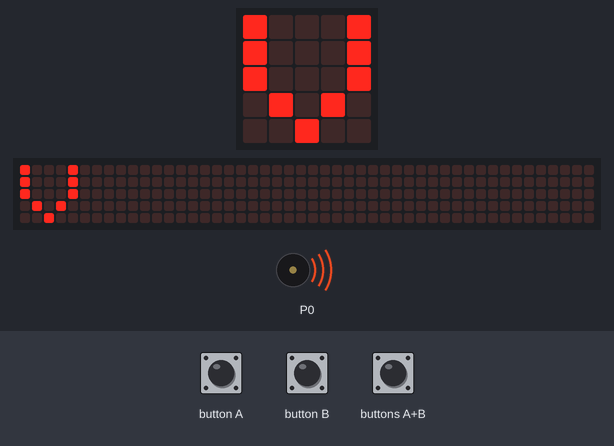
Bench run of a program on a simulated BBC micro:bit running MicroPython. On the bench: the board's 5×5 LED display, a strip that is not on the board, showing the scrolling text unrolled, buzzer (waves = sounding). The test bench sets the inputs (shaded band). Random numbers come from a fixed seed; no radio messages arrive unless stated (any console line starting 'radio sent:' is added by the test bench); the 48×5 strip is a reading aid, not a part: it shows the text the display is scrolling, unrolled, one strip-width of it at a time; what the program prints to the serial console is not drawn.

Above: at 2.34 s.
2.7 s: buttons A+B pressed for 0.15 s
At 3.6 s:
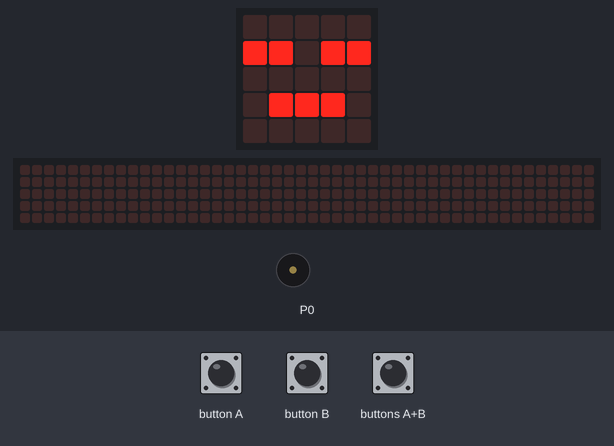
4.3 s: buttons A+B pressed for 1 s
At 4.7 s:
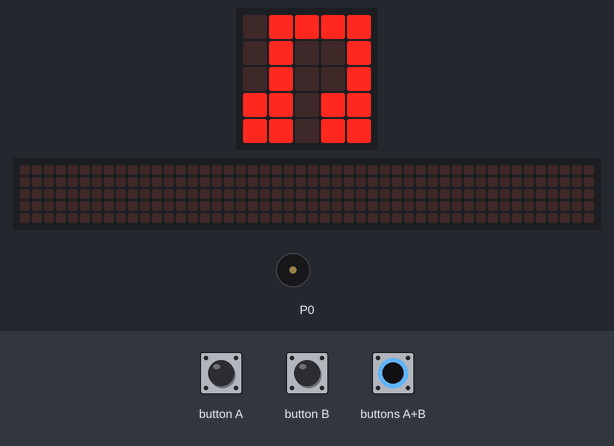
5.9 s: buttons A+B pressed for 3.2 s
At 6.7 s:
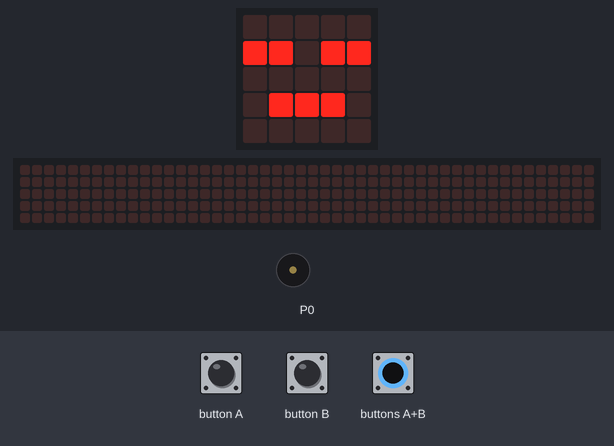
Timing chart, 0 to 22.3 s (numbered marks = the images above; inputs shaded):
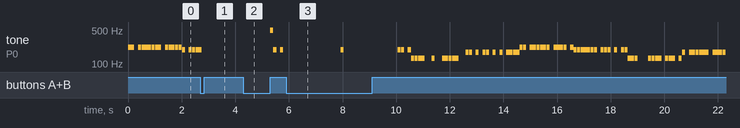

The program:

choirmaster.py
```python
from microbit import *
import music
import radio
import random
import microbit

#TODO: don't use the default radio channel, group...

#TODO: remember and repeat the randomly generated ostinato
#TODO: R + 10th is nice
#TODO: 3 + 5 is nice (rootless)
#TODO: persist a programmed chord progression
chordIndex = 'I #Idim ii II iii III IV iv #IVdim V v #Vdim vi VI vii'.split(' ')

chords = {
    'I': ["C3", "E4", "G4", "B4"],
    '#Idim': ["C#3", "E4", "G4", "Bb4"],
    'ii': ["D3", "F4", "A4", "C5"],
    'II': ["D3", "F#4", "A4", "C5"],
    'iii': ["E3", "G4", "B4", "D5"],
    'III': ["E3", "G#4", "B4", "D5"],
    'IV': ["F3", "A4", "C5", "E5"],
    '#IVdim': ["F#3", "A4", "C5", "Eb5"],
    'iv': ["F3", "Ab4", "C5", "E5"],
    'V': ["G3", "B4", "D5", "G5"], #omit 7th
    '#Vdim': ["G#3", "B4", "D5", "F5"],
    'v': ["G3", "Bb4", "D5", "F5"],
    'vi': ["A3", "C5", "E5", "G5"],
    'VI': ["A3", "C#5", "E5", "G5"],
    'vii': ["B3", "D5", "F5", "A5"]
}

silent = False
progIx = 0
beatIx = 0
partIx = 0

progressions = [
    "vi V I IV".split(' '),
    "ii IV vi V".split(' '),
    #, "IV #IVdim V #Vdim vi ii V".split(' '),
    #, "I III IV VI ii VI ii V v I IV #IVdim I VI II V I VI II V".split(' ')
    #, "vi IV vi IV V iii".split(' ')
    #, "I #Idim ii V ii V vi IV".split(' ')
]

progression = random.choice(progressions)

def incProgIx():
    global progIx
    progIx = progIx + 1
    if (progIx >= len(progression)):
        progIx = 0;
    chordName = progression[progIx]

    display.scroll(chordName, delay=70, wait=False, loop=False, monospace=False)

    radio.send(chordName)

def playNextNote():
    global beatIx
    if (beatIx >= 16):
        incProgIx()
        beatIx = 0

    chordName = progression[progIx]
    noteName = chords[chordName][partIx]
    if (beatIx != 0 and random.random() > 0.8):
        noteName = "R"
    music.play(noteName + ":1")
    beatIx = beatIx + 1

def incPartIx(offset):
    global partIx
    partIx = partIx + offset
    if (partIx > 3):
        partIx = 0
    if (partIx < 0):
        partIx = 3

def toggleSilence():
    global silent
    silent = not silent
    display.show(Image.ASLEEP if silent else Image.MUSIC_QUAVERS, wait=False)
    sleep(1000)


class EditMode:
    def __init__(self):
        self.chordIx = 0
        self.chords = []
        self.chordName = chordIndex[self.chordIx]

    def incChord(self):
        global chordIndex
        self.chordIx = self.chordIx + 1
        if self.chordIx >= len(chordIndex):
            self.chordIx = 0
        self.chordName = chordIndex[self.chordIx]
        music.play(chords[self.chordName], wait=False)
        self.display()

    def lockChord(self):
        self.chords.append(self.chordName)
        display.scroll(",".join(self.chords), wait=False, delay=70)

    def finaliseProgression(self):
        global progression
        progression = self.chords
        display.show(Image.YES, wait=True)

    def display(self):
        display.scroll(self.chordName, wait=False, delay=70)

if button_a.is_pressed():
    editor = EditMode()
    display.scroll("Editing...", wait=True, delay=50)
    editor.display()

    while True:
        if button_a.is_pressed() and button_b.is_pressed():
            editor.finaliseProgression()
            sleep(1000)
            break

        if button_a.was_pressed():
            editor.incChord()

        if button_b.was_pressed():
            editor.lockChord()


display.show(Image.PACMAN, wait=False)
radio.on()

progIx = 0
beatIx = 0
partIx = 0

while True:
    if not silent:
        playNextNote()

    if button_a.was_pressed():
        incPartIx(-1)

    if button_b.was_pressed():
        incPartIx(1)

    if button_a.is_pressed() and button_b.is_pressed():
        toggleSilence()
```

Measured:
- after the input at 4.3 s, tone on P0: plays 494 Hz for 0.12 s, 196 Hz for 0.12 s, 196 Hz for 0.12 s, starting after 1.0 s; the display: changes at once (image 2)
- by itself, tone on P0: plays 220 Hz for 0.12 s, 220 Hz for 0.12 s, 220 Hz for 0.12 s, 220 Hz for 0.12 s, 220 Hz for 0.12 s, 220 Hz for 0.12 s … (19 notes in this stretch)
- what the display in image 3 shows lasts 1.0 s, from 5.9 s to 6.9 s
